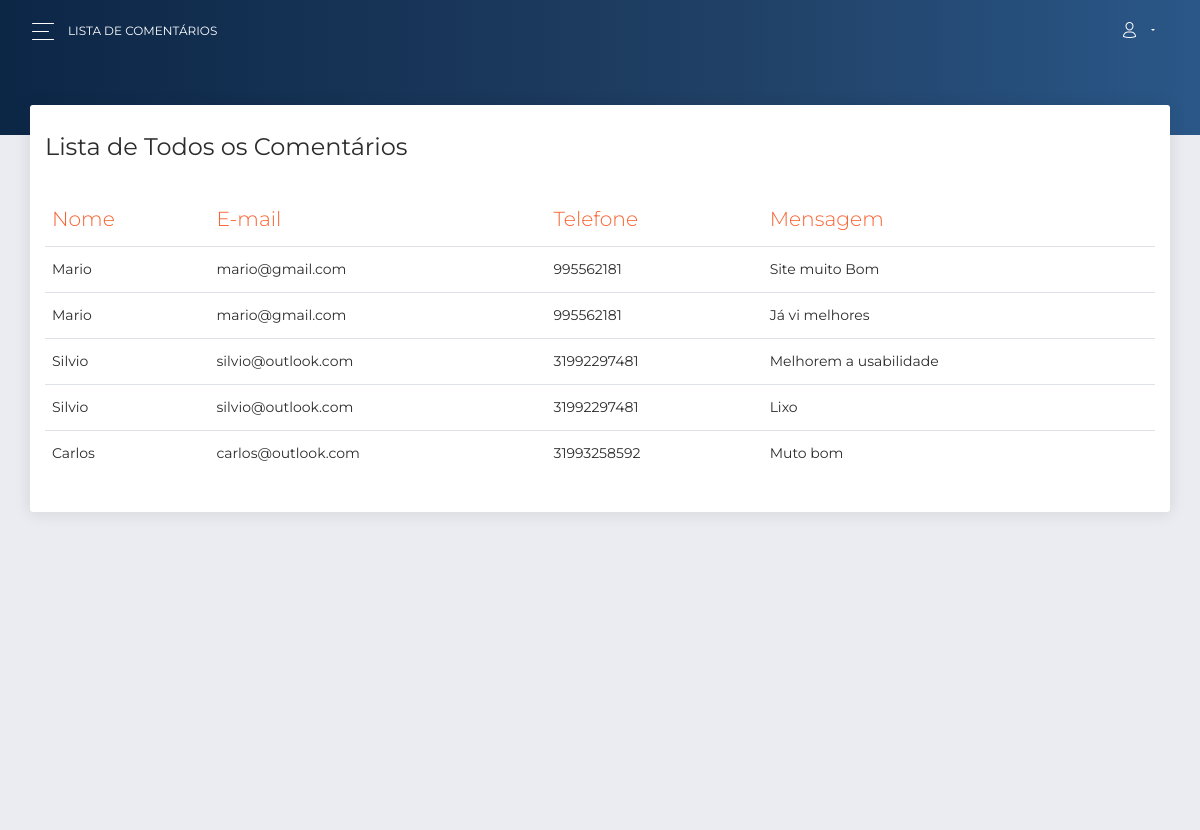
/login_adm/comentarios.php (signed in), run on the app's committed database.
### tables this page shows
CREATE TABLE `comentarios` (
  `id` int(11) NOT NULL,
  `nome` varchar(80) NOT NULL,
  `email` varchar(80) NOT NULL,
  `telefone` varchar(15) NOT NULL,
  `mensagem` varchar(200) NOT NULL
);

### login_adm/comentarios.php (the view, shortened to what this page needs)
<?php
require_once "../inc/conexao.php";
$result_visu_comentario = "SELECT * FROM comentarios";
$resultado_visu_comentario = mysqli_query($conn, $result_visu_comentario);
?>
<!DOCTYPE html>
<html lang="pt">
<head>
  <link rel="stylesheet" href="https://use.fontawesome.com/releases/v5.7.1/css/all.css">
  <link href="assets/css/bootstrap.min.css" rel="stylesheet" />
  <link href="assets/css/now-ui-dashboard.css?v=1.3.0" rel="stylesheet" />
  <link href="assets/demo/demo.css" rel="stylesheet" />
</head>
<body class="">
  <div class="wrapper ">
    <div class="main-panel" id="main-panel">
      <nav class="navbar navbar-expand-lg navbar-transparent  bg-primary  navbar-absolute">
        <div class="container-fluid">
          <div class="navbar-wrapper">
            <div class="navbar-toggle">
              <button type="button" class="navbar-toggler">
                <span class="navbar-toggler-bar bar1"></span>
                <span class="navbar-toggler-bar bar2"></span>
                <span class="navbar-toggler-bar bar3"></span>
              </button>
            </div>
            <a class="navbar-brand" href="#agronomig"> Lista de Comentários</a>
          </div>
          <div class="collapse navbar-collapse justify-content-end" id="navigation">
            <ul class="navbar-nav">
              <li class="nav-item dropdown">
                <a class="nav-link dropdown-toggle" id="navbarDropdownMenuLink" data-toggle="dropdown" aria-haspopup="true" aria-expanded="false">
                  <i class="now-ui-icons users_single-02"></i>
                </a>
              </li>
            </ul>
          </div>
        </div>
      </nav>
      <div class="panel-header panel-header-sm">
      </div>
      <div class="content">
        <div class="row">
          <div class="col-md-12">
            <div class="card">
              <div class="card-header">
                <h4 class="card-title"> Lista de Todos os Comentários</h4>
              </div>
              <div class="card-body">
                <div class="table-responsive">
                  <table class="table">
                    <thead class=" text-primary">
                      <th>
                        Nome
                      </th>
                      <th>
                        E-mail
                      </th>
                      <th>
                        Telefone
                      </th>
                      <th>
                        Mensagem
                      </th>
                    </thead>
                    <tbody>
                      <?php while ($rows_visu_comentario = mysqli_fetch_assoc($resultado_visu_comentario)){ ?>
                      <tr>
                        <td>
                          <?php echo $rows_visu_comentario['nome'];?>
                        </td>
                        <td>
                          <?php echo $rows_visu_comentario['email'];?>
                        </td>
                        <td>
                          <?php echo $rows_visu_comentario['telefone'];?>
                        </td>
                        <td>
                          <?php echo $rows_visu_comentario['mensagem'];?>
                        </td>
                      </tr>
                    <?php }?>
                    </tbody>
                  </table>
                </div>
              </div>
            </div>
          </div>
        </div>
      </div>
      <footer class="footer">
      </footer>
    </div>
  </div>
</body>
</html>

### data on the page
comentarios: nome "Mario", email "mario@gmail.com", telefone "995562181", mensagem "Site muito Bom"
comentarios: nome "Mario", email "mario@gmail.com", telefone "995562181", mensagem "Já vi melhores"
comentarios: nome "Silvio", email "silvio@outlook.com", telefone "31992297481", mensagem "Melhorem a usabilidade"
comentarios: nome "Silvio", email "silvio@outlook.com", telefone "31992297481", mensagem "Lixo"
comentarios: nome "Carlos", email "carlos@outlook.com", telefone "31993258592", mensagem "Muto bom"
